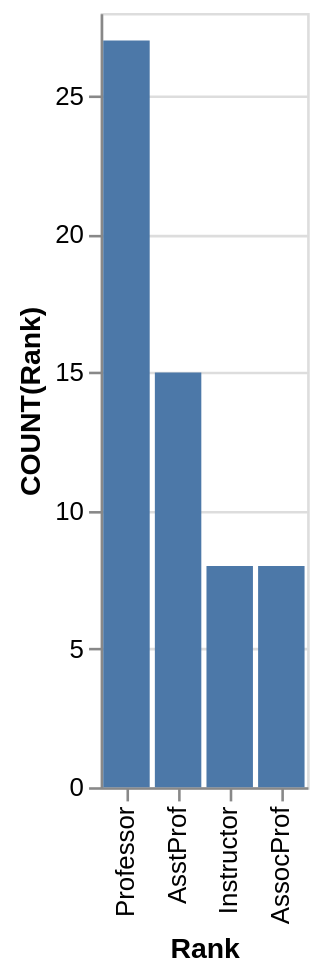

Specify this chart in Vega-Lite:
### Vega-Lite specification from a JSON file in a GitHub repository (floating-point values rounded to 4 significant figures)
{"data": {"values": [{"x_data": "Professor", "y_data": 27}, {"x_data": "AsstProf", "y_data": 15}, {"x_data": "Instructor", "y_data": 8}, {"x_data": "AssocProf", "y_data": 8}]}, "mark": "bar", "encoding": {"x": {"field": "x_data", "type": "nominal", "title": "Rank", "sort": {"op": "sum", "field": "y_data", "order": "descending"}}, "y": {"field": "y_data", "type": "quantitative", "title": "COUNT(Rank)"}}}
